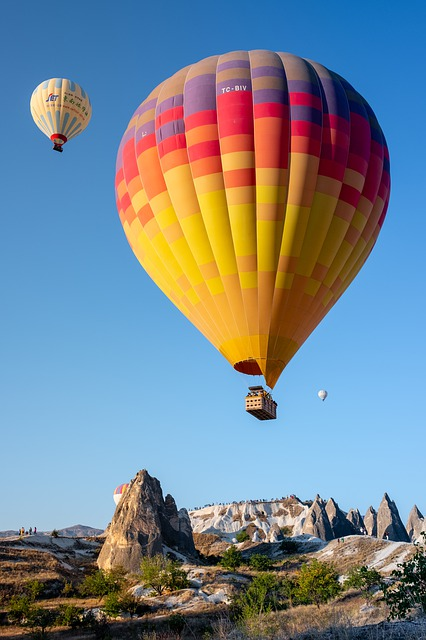
#> input picture sample/test.jpg, 426 x 640 px
$ python trackbar_binary.py
#> lines starting #> are read from the running program, lines starting #| are printed output that depends on the picture; after the words box and inside, x2 and y2 are one past the last pixel; in counts of white or black regions, pixels touching at a corner belong together
import cv2 as cv
import sys


img_color = cv.imread("../sample/test.jpg", cv.IMREAD_COLOR)
#> img_color is the input picture: shape (640, 426, 3); mean B, G, R 145.4, 133, 117.2

if img_color is None:
    print("이미지 파일을 읽을 수 없습니다.")
    sys.exit(1)

img_gray = cv.cvtColor(img_color, cv.COLOR_BGR2GRAY)
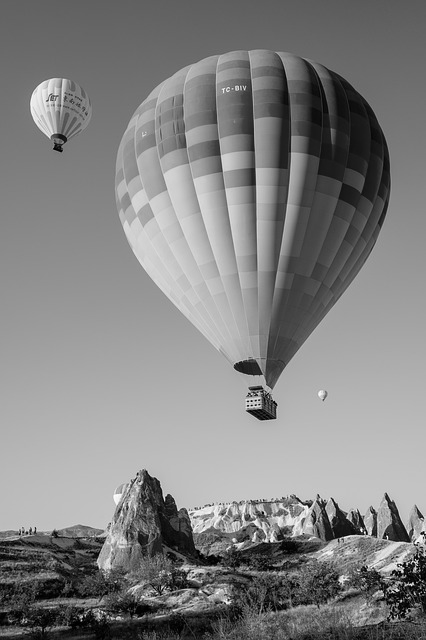
#> img_gray: shape (640, 426); min 0, max 255, mean 129.7

retval, img_binary = cv.threshold(img_gray, 127, 255, cv.THRESH_BINARY)
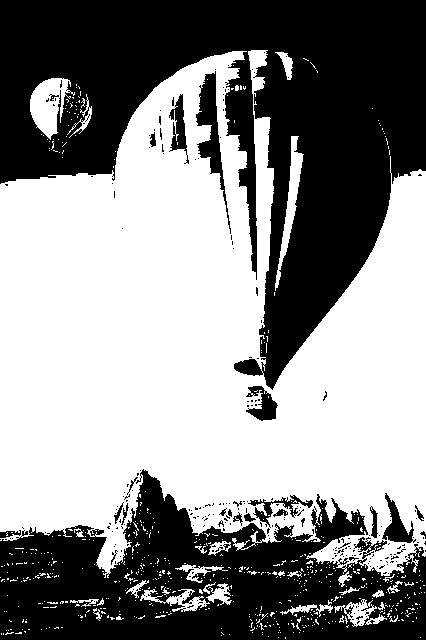
#> img_binary: shape (640, 426); 54.9% white; 250 black regions (226 under 20 px), largest, box (x1, y1, x2, y2) and area: (0, 0, 426, 390) 76496, (0, 469, 426, 640) 40847, (196, 71, 231, 234) 1611

img_result = cv.hconcat([img_gray, img_binary])
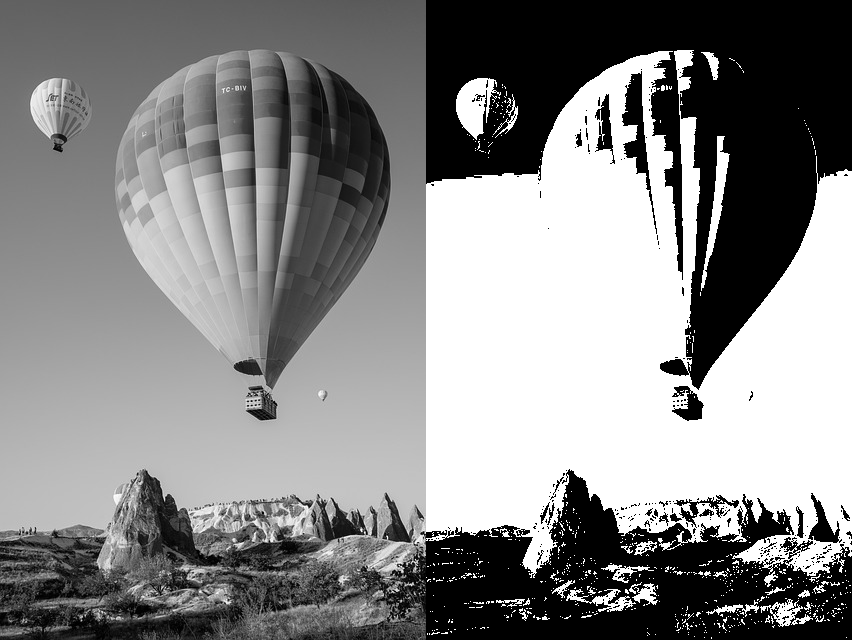
#> img_result: shape (640, 852); min 0, max 255, mean 134.9

cv.imshow('result', img_result)

cv.waitKey(0)
cv.destroyAllWindows()

$ run again, with sample/apple.jpg copied over sample/test.jpg
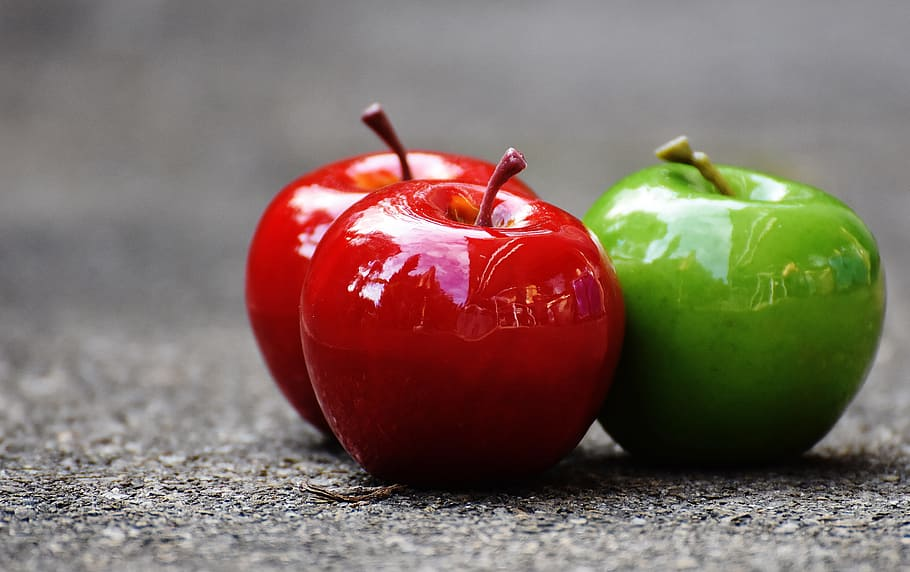
#> input picture sample/apple.jpg, 910 x 572 px
#> img_color is the input picture: shape (572, 910, 3); mean B, G, R 100.2, 109.7, 127
#> `retval, img_binary = cv.threshold(img_gray, 127, 255, cv.THRESH_BINARY)`:
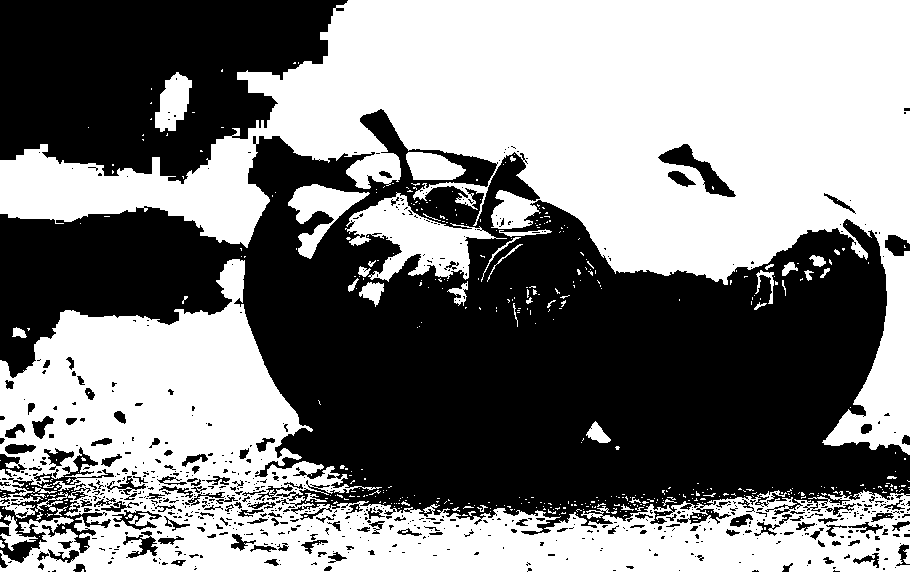
#> img_binary: shape (572, 910); 51.1% white; 745 black regions (594 under 20 px), largest, box (x1, y1, x2, y2) and area: (0, 109, 910, 535) 191709, (0, 0, 348, 184) 44752, (0, 447, 114, 563) 3548
#> `img_result = cv.hconcat([img_gray, img_binary])`:
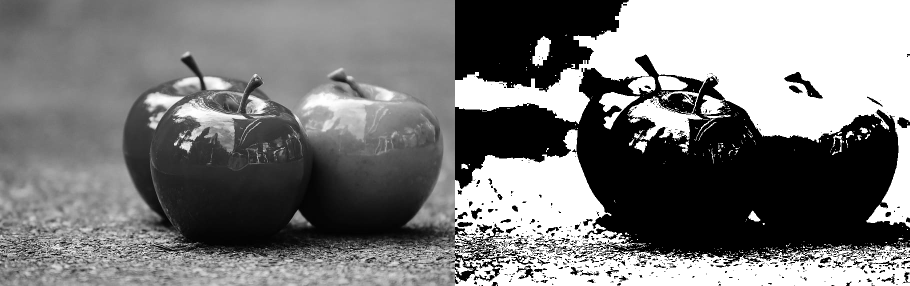
#> img_result: shape (572, 1820) (shown at 1/2 size); min 0, max 255, mean 122

$ run again, with sample/cat on laptop.jpg copied over sample/test.jpg
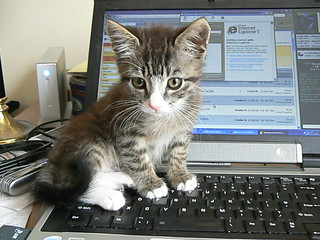
#> input picture sample/cat on laptop.jpg, 320 x 240 px
#> img_color is the input picture: shape (240, 320, 3); mean B, G, R 123, 126.4, 123.2
#> `retval, img_binary = cv.threshold(img_gray, 127, 255, cv.THRESH_BINARY)`:
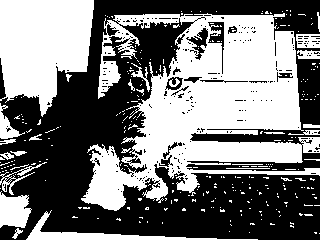
#> img_binary: shape (240, 320); 47.8% white; 300 white regions (272 under 20 px), largest, box (x1, y1, x2, y2) and area: (81, 13, 320, 211) 23921, (0, 0, 94, 117) 7991, (26, 210, 258, 240) 1177
#> `img_result = cv.hconcat([img_gray, img_binary])`:
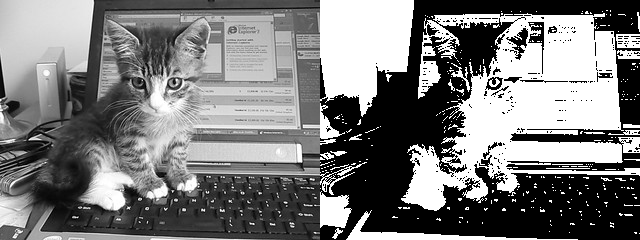
#> img_result: shape (240, 640); min 0, max 255, mean 123.5
